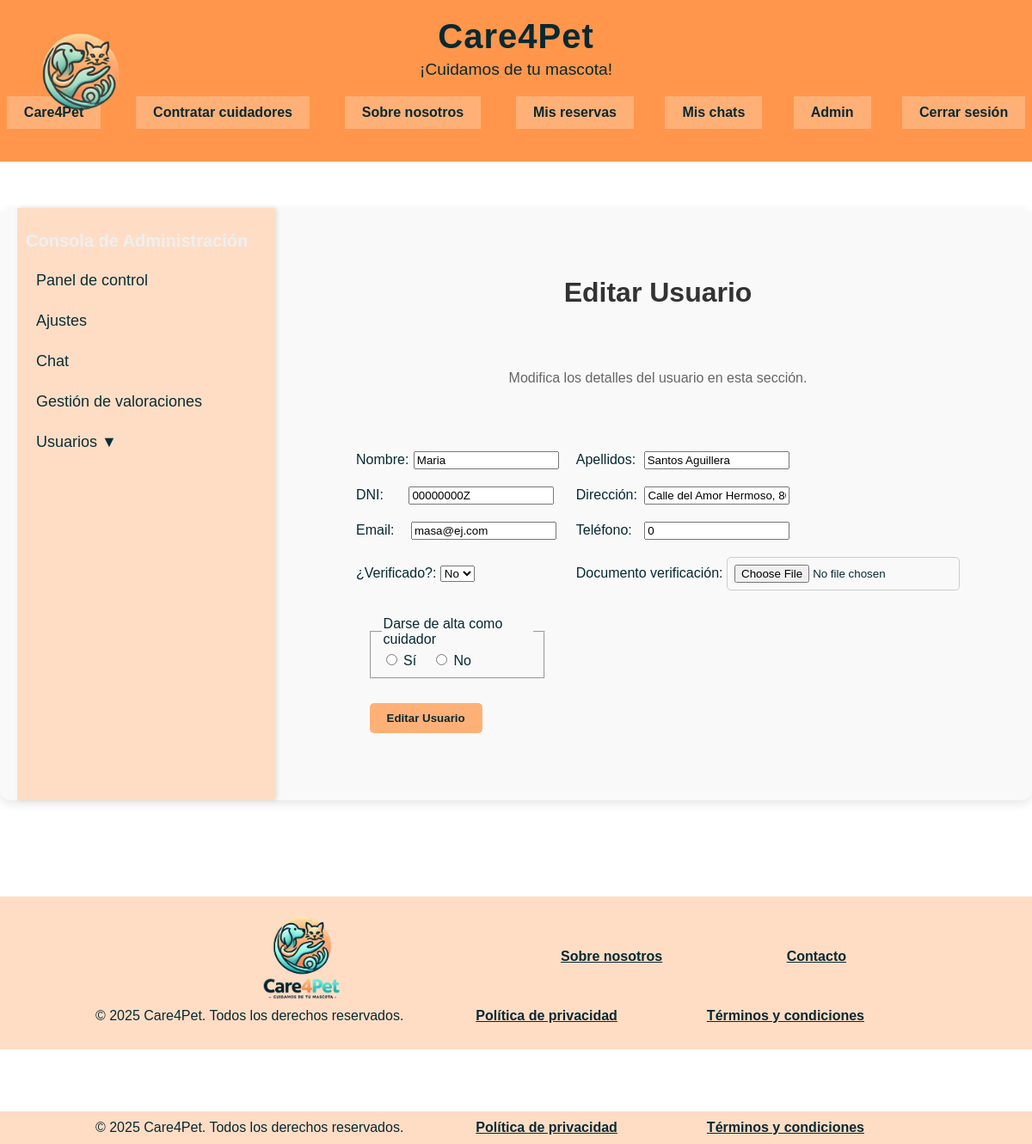
Page /admin_editar_usuario.php?idUsuario=205753802 (signed in) on the committed database.
### tables this page shows
CREATE TABLE `usuarios` (
  `idUsuario` bigint(20) UNSIGNED NOT NULL,
  `Nombre` varchar(255) NOT NULL,
  `Apellidos` varchar(255) NOT NULL,
  `Correo` varchar(255) NOT NULL,
  `Contraseña` varchar(255) NOT NULL,
  `DNI` varchar(255) NOT NULL,
  `Telefono` int(11) NOT NULL,
  `FotoPerfil` text DEFAULT NULL,
  `Direccion` varchar(255) DEFAULT NULL,
  `esDueno` tinyint(1) NOT NULL DEFAULT 0,
  `esCuidador` tinyint(1) NOT NULL DEFAULT 0,
  `esAdmin` tinyint(1) NOT NULL DEFAULT 0,
  `cuentaActiva` tinyint(1) NOT NULL DEFAULT 1,
  `fecha_registro` timestamp NOT NULL DEFAULT current_timestamp(),
  `verificado` tinyint(1) NOT NULL DEFAULT 0,
  `documento_verificacion` varchar(255) DEFAULT NULL
);

### includes/mysql/DAOs/DAOUsuario.php (called while the page is built, shortened)
<?php
    class DAOUsuario {
        private static $DAOUsuarioInstance = null;
        private $con;
        private function __construct() {
            require_once __DIR__ . '/../DatabaseConnection.php';
            $this->con = (DatabaseConnection::getInstance())->getConnection();
        }
        public static function getInstance() {
            if (null === self::$DAOUsuarioInstance) {
                self::$DAOUsuarioInstance = new DAOUsuario();
            }
            return self::$DAOUsuarioInstance;
        }
        public function leerUnUsuarioPorID($id) {
            $sentencia_sql = "SELECT * FROM usuarios WHERE idUsuario = '{$id}'";
            $consulta_resultado = $this->con->query($sentencia_sql);
            if ($consulta_resultado->num_rows > 0) {
                $valores_resultado = $consulta_resultado->fetch_assoc();
                $idUsuario = $valores_resultado["idUsuario"];
                $nombre = $valores_resultado["Nombre"];
                $apellidos = $valores_resultado["Apellidos"];
                $correo = $valores_resultado["Correo"];
                $contrasena = $valores_resultado["Contraseña"];
                $dni = $valores_resultado["DNI"];
                $telefono = $valores_resultado["Telefono"];
                $fotoPerfil = $valores_resultado["FotoPerfil"];
                $direccion = $valores_resultado["Direccion"];
                $esDueno = $valores_resultado["esDueno"];
                $esCuidador = $valores_resultado["esCuidador"];
                $esAdmin = $valores_resultado["esAdmin"];
                $cuentaActiva = $valores_resultado["cuentaActiva"];
                $fecha_registro = $valores_resultado["fecha_registro"];
                $verificado = $valores_resultado["verificado"];
                $documento_verificacion = $valores_resultado["documento_verificacion"];
                $usuarioBuscado = new tUsuario($idUsuario, $nombre, $apellidos,
                    $correo, $contrasena, $dni, $telefono, $fotoPerfil,
                    $direccion, $esDueno, $esCuidador, $esAdmin, $cuentaActiva, $fecha_registro,
                    $verificado, $documento_verificacion);
                return $usuarioBuscado;
            }
            else {
                return NULL;
            }
        }
    }
?>

### includes/mysql/DatabaseConnection.php (called while the page is built, shortened)
<?php
    class DatabaseConnection {
        private static ?DatabaseConnection $instance = null;
        private ?mysqli $connection = null;
        private function __construct() {
            $this->connection = new mysqli(
                BD_HOST,
                BD_USER,
                BD_PASS,
                BD_NAME
            );
        }
        public static function getInstance() {
            if (self::$instance === null) {
                self::$instance = new DatabaseConnection();
            }
            return self::$instance;
        }
        public function getConnection() {
            return $this->connection;
        }
    }
?>

### includes/FormularioEditarUsuario.php (the view, shortened to what this page needs)
<?php
require_once __DIR__ . '/Formulario.php';
require_once __DIR__ . '/mysql/DAOs/DAOUsuario.php';
class FormularioEditarUsuario extends Formulario {
    private $idUsuario, $nombre, $apellidos, $dni, $direccion, $email, $telefono, $esCuidador, $esDueno, $verificado, $documentoVerificacion;
    public function __construct($idUsuario, $nombre, $apellidos, $dni, $direccion, $email, $telefono, $esCuidador) {
        $this->nombre = $nombre;
        $this->apellidos = $apellidos;
        $this->dni = $dni;
        $this->direccion = $direccion;
        $this->email = $email;
        $this->telefono = $telefono;
        $this->esCuidador = $esCuidador;
        $usuario = DAOUsuario::getInstance()->leerUnUsuarioPorID($idUsuario);
        $this->verificado = $usuario->getVerificado();
    }
    protected function generaCamposFormulario(&$datos) {
        $nombre = $datos['nombre'] ?? $this->nombre;
        $apellidos = $datos['apellidos'] ?? $this->apellidos;
        $dni = $datos['dni'] ?? $this->dni;
        $direccion = $datos['direccion'] ?? $this->direccion;
        $email = $datos['email'] ?? $this->email;
        $telefono = $datos['telefono'] ?? $this->telefono;
        $checkedCuidadorSi = ($this->esCuidador == 'Si') ? 'checked' : '';
        $checkedCuidadorNo = ($this->esCuidador == 'No') ? 'checked' : '';
        $erroresCampos = self::generaErroresCampos(['nombre', 'apellidos', 'dni', 'direccion', 'email', 'telefono'], $this->errores);
        return <<<EOS
            <div style="display: table; margin: 0 auto;">
                <div style="display: table-row;">
                    <div style="display: table-cell; padding: 10px;">
                        <label for="nombre" style="margin-right: 1px;">Nombre: </label>
                        <input id="nombre" type="text" name="nombre" value="{$nombre}" size="18" />
                        {$erroresCampos['nombre']}
                    </div>
                    <div style="display: table-cell; padding: 10px;">
                        <label for="apellidos" style="margin-right: 5px;">Apellidos: </label>
                        <input id="apellidos" type="text" name="apellidos" value="{$apellidos}" size="18" />
                        {$erroresCampos['apellidos']}
                    </div>
                </div>
                <div style="display: table-row;">
                    <div style="display: table-cell; padding: 10px;">
                        <label for="dni" style="margin-right: 25px;">DNI: </label>
                        <input id="dni" type="text" name="dni" value="{$dni}" size="18" />
                        {$erroresCampos['dni']}
                    </div>
                    <div style="display: table-cell; padding: 10px;">
                        <label for="direccion" style="margin-right: 4px;">Dirección: </label>
                        <input id="direccion" type="text" name="direccion" value="{$direccion}" size="18"/>
                        {$erroresCampos['direccion']}
                    </div>
                </div>
                <div style="display: table-row;">
                    <div style="display: table-cell; padding: 10px;">
                        <label for="email" style="margin-right: 15px;">Email:</label>
                        <input id="email" type="email" name="email" value="{$email}" size="18" />
                        {$erroresCampos['email']}
                    </div>
                     <div style="display: table-cell; padding: 10px;">
                        <label for="telefono" style="margin-right: 10px;">Teléfono:</label>
                        <input id="telefono" type="tel" name="telefono" value="{$telefono}" size="18" />
                        {$erroresCampos['telefono']}
                    </div>
                </div>
                <div style="display: table-row;">
                    <div style="display: table-cell; padding: 10px;">
                        <label for="verificado">¿Verificado?:</label>
                        <select name="verificado" id="verificado">
                            <option value="0" <?php echo $this->verificado == 0 ? 'selected' : ''; ?>No</option>
                            <option value="1" <?php echo $this->verificado == 1 ? 'selected' : ''; ?>Sí</option>
                        </select>
                    </div>
                    <div style="display: table-cell; padding: 10px;">
                        <label for="documento_verificacion">Documento verificación:</label>
                        <input id="documento_verificacion" type="file" name="documento_verificacion" size="18" />
                    </div>
                </div>
            <div class="formulario-container">
                <fieldset>
                    <legend>Darse de alta como cuidador</legend>
                    <div style="display: inline-block; text-align: center;">
                        <input type="radio" id="CuidadorSi" name="esCuidador" value="1" {$checkedCuidadorSi}>
                        <label for="CuidadorSi">Sí</label>&nbsp;&nbsp;&nbsp;
                        <input type="radio" id="CuidadorNo" name="esCuidador" value="0" {$checkedCuidadorNo}>
                        <label for="CuidadorNo">No</label>
                    </div>
                </fieldset>
                <button type="submit" name="signup" class="btn-delete">Editar Usuario</button>
            </div>
            </div><br>
        EOS;
    }
}
?>

### rows in the picture
usuarios: nombre "Maria", apellidos "Santos Aguillera", dni "00000000Z", direccion "Calle del Amor Hermoso, 80", email "masa@ej.com", telefono "0"

### other values in the picture
$tituloPagina "Editar Usuario"
